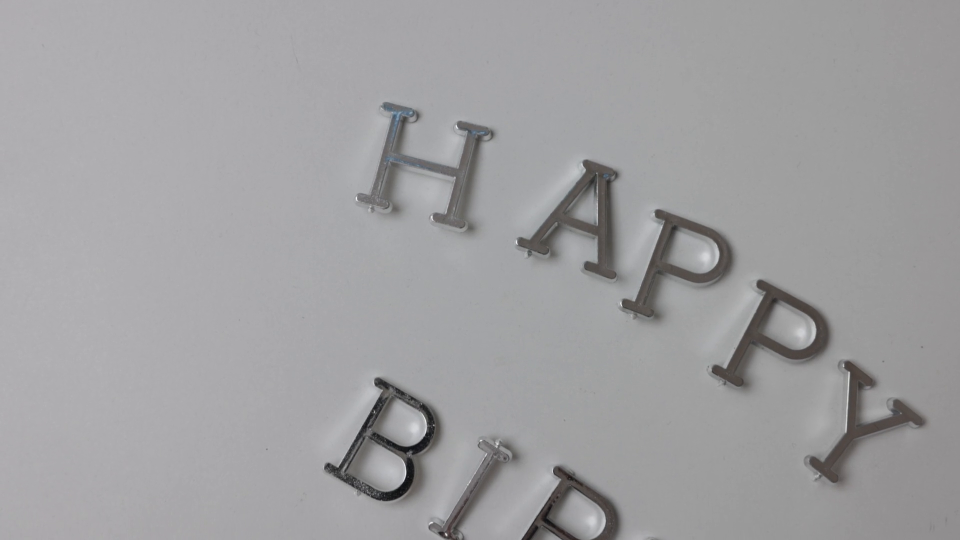
#> input picture frame 28 of TEXT.mp4, 1920 x 1080 px, given in place of traffic.mp4, which was not available (shown at 1/2 size)
$ python 'EXP39reverseslow motion.py'
#> lines starting #> are read from the running program, lines starting #| are printed output that depends on the picture
import cv2
import time

# Open video
cap = cv2.VideoCapture('traffic.mp4')

frames = []

# Read frames
while True:

    ret, frame = cap.read()
#> frame is the input picture: shape (1080, 1920, 3); mean B, G, R 160.4, 158.7, 159.3

    if not ret:
        break

    # Resize frame to reduce memory usage
    frame = cv2.resize(frame, (500, 300))
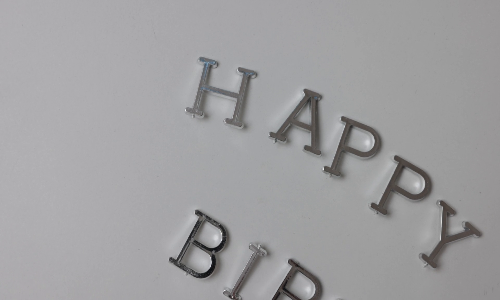
#> frame: shape (300, 500, 3); mean B, G, R 160.4, 158.7, 159.2

    frames.append(frame)

cap.release()

print("Frames Loaded")

# Play reverse slow motion
for frame in reversed(frames):

    cv2.imshow("Reverse Slow", frame)

    time.sleep(0.03)

    if cv2.waitKey(1) & 0xFF == ord('q'):
        break
cv2.waitKey(1)
cv2.destroyAllWindows()

$ run again, starting later in the video
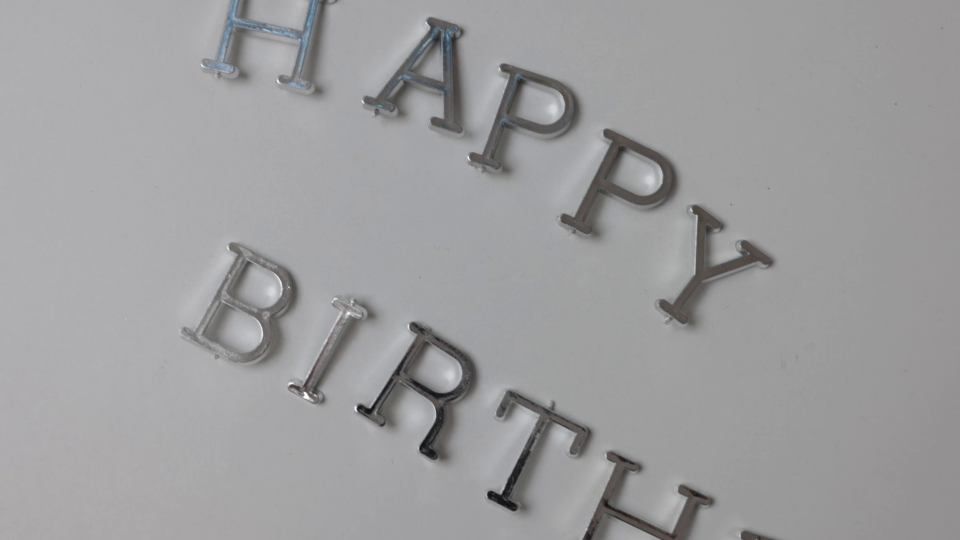
#> input picture frame 130 of TEXT.mp4, 1920 x 1080 px, given in place of traffic.mp4, which was not available (shown at 1/2 size)
#> frame is the input picture: shape (1080, 1920, 3); mean B, G, R 158, 156.5, 157
#> `frame = cv2.resize(frame, (500, 300))`:
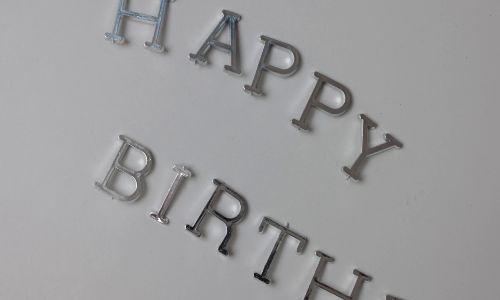
#> frame: shape (300, 500, 3); mean B, G, R 157.9, 156.5, 156.9

$ run again, starting later in the video
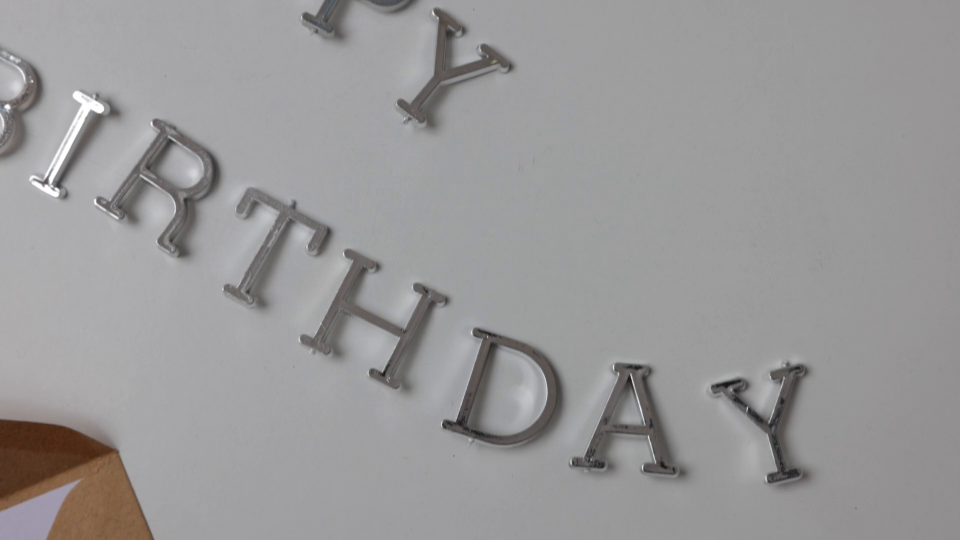
#> input picture frame 231 of TEXT.mp4, 1920 x 1080 px, given in place of traffic.mp4, which was not available (shown at 1/2 size)
#> frame is the input picture: shape (1080, 1920, 3); mean B, G, R 152.3, 151.8, 153.1
#> `frame = cv2.resize(frame, (500, 300))`:
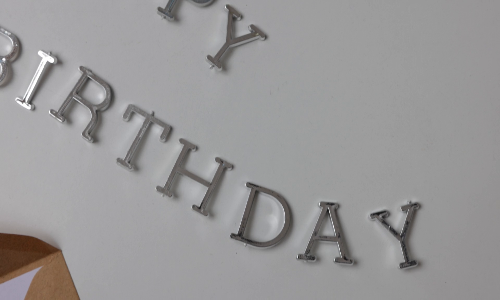
#> frame: shape (300, 500, 3); mean B, G, R 152.3, 151.7, 153
